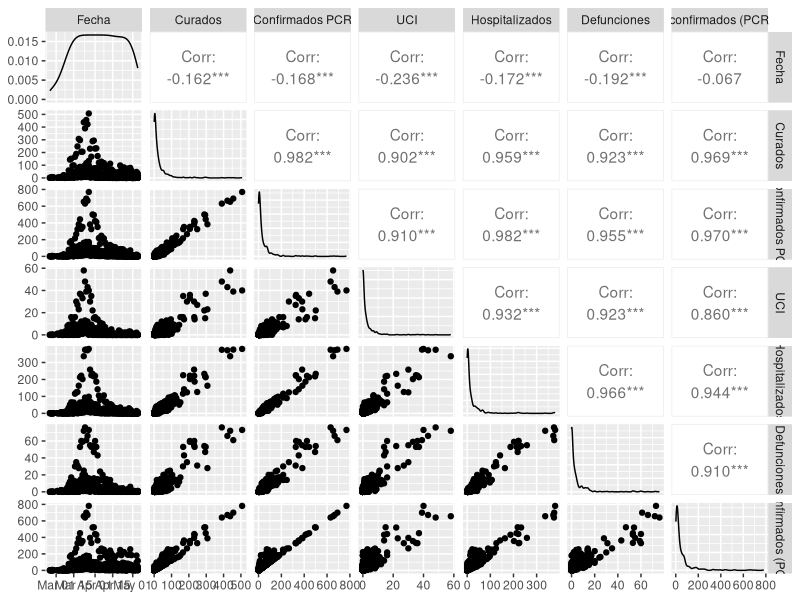
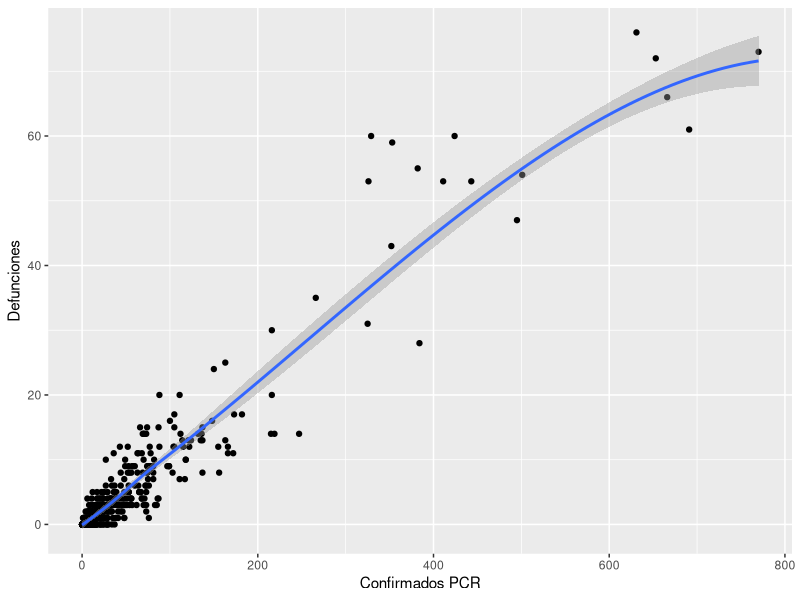
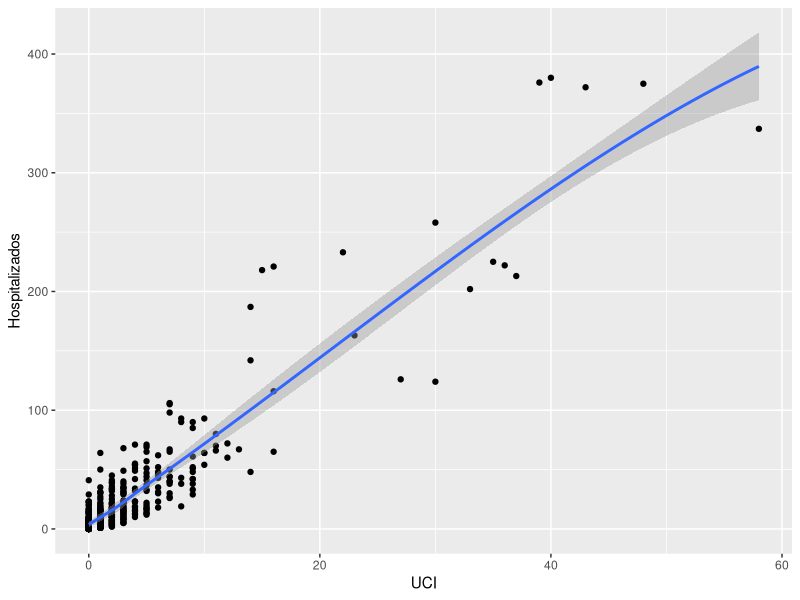

Here is the R script that generated these plots, in order:
## ---- chunk 1

library(dplyr)
library(ggplot2)
library(magrittr)
library(GGally)

covid_datos <- read.csv("Datasets/covid_datos.txt", sep=";", encoding = "UTF-8")

# Se genera una ultima columna al finalizar cada linea con ';' por lo que la eliminamos
covid_datos <- covid_datos[, 1:4]

# Para evitar problemas con los acentos en las columnas cambiamos el nombre de la primera
names(covid_datos)[1] <- "Fecha"

covid_datos$Fecha <- as.Date(covid_datos$Fecha, format='%d/%m/%Y')

# Los valores NA los convertimos a 0
indices <- which(is.na(covid_datos$Valor))
covid_datos$Valor[indices] = 0


## ---- chunk 2

c1 <- covid_datos[covid_datos$Medida == "Curados", ]
c1$Medida <- NULL
names(c1)[3] = "Curados"

c2 <- covid_datos[covid_datos$Medida == "Confirmados PCR", ]
c2$Medida <- NULL
names(c2)[3] = "Confirmados PCR"

c3 <- covid_datos[covid_datos$Medida == "UCI", ]
c3$Medida <- NULL
names(c3)[3] = "UCI"

c4 <- covid_datos[covid_datos$Medida == "Hospitalizados", ]
c4$Medida <- NULL
names(c4)[3] = "Hospitalizados"

c5 <- covid_datos[covid_datos$Medida == "Defunciones", ]
c5$Medida <- NULL
names(c5)[3] = "Defunciones"

c6 <- covid_datos[covid_datos$Medida == "Total confirmados (PCR+test)", ]
c6$Medida <- NULL
names(c6)[3] = "Total confirmados (PCR+test)"

covid_datos <- Reduce(merge, list(c1, c2, c3, c4, c5, c6))

covid_datos2 <- covid_datos # Guardamos el dataset con territorios por si hiciese falta

covid_datos <- covid_datos[,-2] # Quitamos territorio que es tipo factor para regresión

## ---- chunk 3

str(covid_datos)

## ---- chunk 4

dim(covid_datos)

## ---- chunk 5

summary(covid_datos)

## ---- chunk 6

ggpairs(covid_datos)

## ---- chunk 7

covid_datos %>%
  ggplot(aes(x=`Confirmados PCR`, y=Defunciones)) +
  geom_point() +
  stat_smooth()

covid_datos %>%
  ggplot(aes(x=UCI, y=Hospitalizados)) +
  geom_point() +
  stat_smooth()

## ---- chunk 8

## ---- chunk 9

